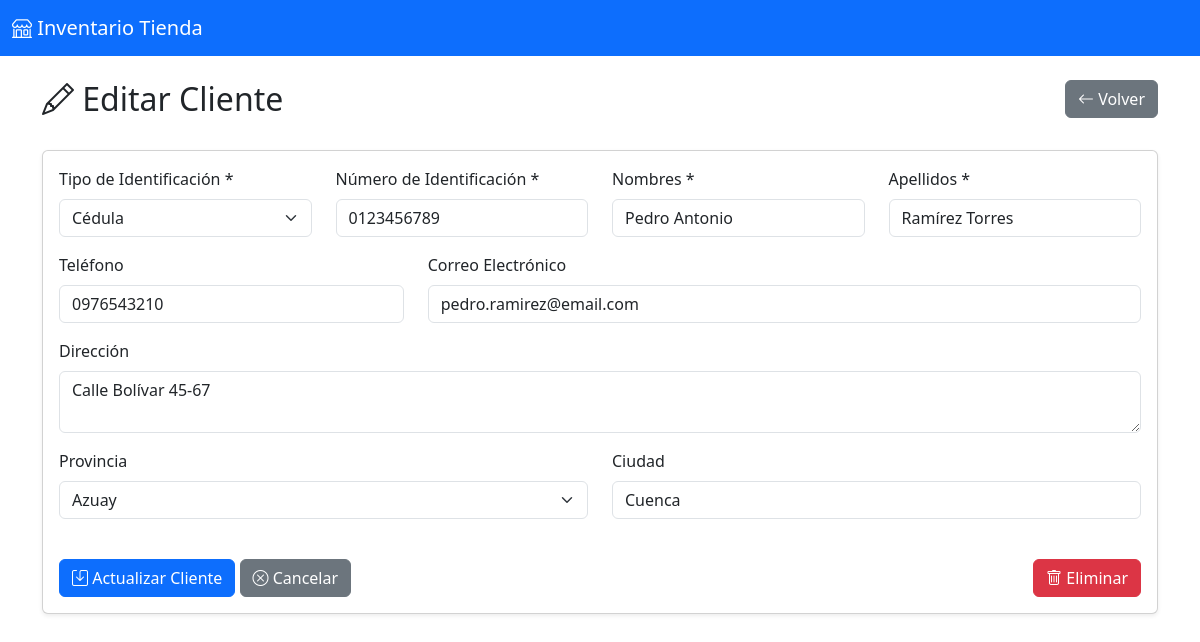
The page /views/clientes/editar.php?id=3 (signed in) on the database its author committed.
### tables this page shows
CREATE TABLE clientes (
    id INT AUTO_INCREMENT PRIMARY KEY,
    tipo_identificacion ENUM('cedula', 'ruc', 'pasaporte') NOT NULL DEFAULT 'cedula',
    numero_identificacion VARCHAR(20) NOT NULL UNIQUE,
    nombres VARCHAR(100) NOT NULL,
    apellidos VARCHAR(100) NOT NULL,
    telefono VARCHAR(20),
    email VARCHAR(100),
    direccion TEXT,
    ciudad VARCHAR(100),
    provincia VARCHAR(100),
    fecha_registro TIMESTAMP DEFAULT CURRENT_TIMESTAMP,
    INDEX idx_identificacion (numero_identificacion)
);

### models/Cliente.php (called while the page is built, shortened)
<?php
class Cliente {
    private $conn;
    private $table = "clientes";
    public $id;
    public function __construct($db) {
        $this->conn = $db;
    }
    public function obtenerPorId() {
        $query = "SELECT * FROM " . $this->table . " WHERE id = :id LIMIT 1";
        try {
            $stmt = $this->conn->prepare($query);
            $stmt->bindParam(":id", $this->id);
            $stmt->execute();
            $row = $stmt->fetch();
            if($row) {
                $this->tipo_identificacion = $row['tipo_identificacion'];
                $this->numero_identificacion = $row['numero_identificacion'];
                $this->nombres = $row['nombres'];
                $this->apellidos = $row['apellidos'];
                $this->telefono = $row['telefono'];
                $this->email = $row['email'];
                $this->direccion = $row['direccion'];
                $this->ciudad = $row['ciudad'];
                $this->provincia = $row['provincia'];
                return true;
            }
            return false;
        } catch(PDOException $e) {
            echo "Error: " . $e->getMessage();
            return false;
        }
    }
}
?>

### views/clientes/editar.php (the view, shortened to what this page needs)
<?php
require_once '../../models/Cliente.php';
$database = new Conexion();
$db = $database->getConnection();
$cliente = new Cliente($db);
$mostrarFormulario = false;
if(isset($_GET['id'])) {
    $cliente->id = $_GET['id'];
    if($cliente->obtenerPorId()) {
        $mostrarFormulario = true;
    } else {
        $clienteNoEncontrado = true;
    }
}
$provincias = [
    'Azuay', 'Bolívar', 'Cañar', 'Carchi', 'Chimborazo', 'Cotopaxi',
    'El Oro', 'Esmeraldas', 'Galápagos', 'Guayas', 'Imbabura', 'Loja',
    'Los Ríos', 'Manabí', 'Morona Santiago', 'Napo', 'Orellana', 'Pastaza',
    'Pichincha', 'Santa Elena', 'Santo Domingo de los Tsáchilas',
    'Sucumbíos', 'Tungurahua', 'Zamora Chinchipe'
];
?>
<!DOCTYPE html>
<html lang="es">
<head>
    <link href="https://cdn.jsdelivr.net/npm/bootstrap@5.3.0/dist/css/bootstrap.min.css" rel="stylesheet">
    <link rel="stylesheet" href="https://cdn.jsdelivr.net/npm/bootstrap-icons@1.11.0/font/bootstrap-icons.css">
</head>
<body>
    <nav class="navbar navbar-expand-lg navbar-dark bg-primary">
        <div class="container-fluid">
            <a class="navbar-brand" href="../../index.php">
                <i class="bi bi-shop"></i> Inventario Tienda
            </a>
        </div>
    </nav>
    <div class="container mt-4">
        <div class="row mb-4">
            <div class="col">
                <h2><i class="bi bi-pencil"></i> Editar Cliente</h2>
            </div>
            <div class="col text-end">
                <a href="../../index.php" class="btn btn-secondary">
                    <i class="bi bi-arrow-left"></i> Volver
                </a>
            </div>
        </div>
        <?php if(!$mostrarFormulario): ?>
        <div class="card shadow-sm mb-4">
            <div class="card-body">
                <h5>Seleccione el Cliente a Editar</h5>
                <form method="GET" action="">
                    <div class="row align-items-end">
                        <div class="col-md-8">
                            <label for="id" class="form-label">ID del Cliente</label>
                            <input type="number" class="form-control" id="id" name="id"
                                   placeholder="Ingrese el ID del cliente" min="1" required>
                            <small class="text-muted">O seleccione de la lista:</small>
                        </div>
                        <div class="col-md-4">
                            <button type="submit" class="btn btn-primary w-100">
                                <i class="bi bi-search"></i> Buscar
                            </button>
                        </div>
                    </div>
                </form>
                <hr class="my-4">
                <h6>Lista de Clientes Disponibles:</h6>
                <div class="table-responsive">
                    <table class="table table-sm table-hover">
                        <thead>
                            <tr>
                                <th>ID</th>
                                <th>Identificación</th>
                                <th>Nombres</th>
                                <th>Apellidos</th>
                                <th>Teléfono</th>
                                <th>Email</th>
                                <th>Acción</th>
                            </tr>
                        </thead>
                        <tbody>
                            <?php
                            $todosClientes = $cliente->obtenerTodos();
                            if($todosClientes && $todosClientes->rowCount() > 0):
                                while($cli = $todosClientes->fetch()):
                            ?>
                                <tr>
                                    <td><?php echo $cli['id']; ?></td>
                                    <td><?php echo htmlspecialchars($cli['numero_identificacion']); ?></td>
                                    <td><?php echo htmlspecialchars($cli['nombres']); ?></td>
                                    <td><?php echo htmlspecialchars($cli['apellidos']); ?></td>
                                    <td><?php echo htmlspecialchars($cli['telefono']); ?></td>
                                    <td><?php echo htmlspecialchars($cli['email']); ?></td>
                                    <td>
                                        <a href="?id=<?php echo $cli['id']; ?>" class="btn btn-sm btn-warning">
                                            <i class="bi bi-pencil"></i> Editar
                                        </a>
                                    </td>
                                </tr>
                            <?php
                                endwhile;
                            else:
                            ?>
                                <tr>
                                    <td colspan="7" class="text-center">No hay clientes registrados</td>
                                </tr>
                            <?php endif; ?>
                        </tbody>
                    </table>
                </div>
            </div>
        </div>
        <?php else: ?>
        <div class="card shadow-sm">
            <div class="card-body">
                <form method="POST" action="">
                    <div class="row">
                        <div class="col-md-3 mb-3">
                            <label for="tipo_identificacion" class="form-label">Tipo de Identificación *</label>
                            <select class="form-select" id="tipo_identificacion" name="tipo_identificacion" required>
                                <option value="cedula" <?php echo ($cliente->tipo_identificacion == 'cedula') ? 'selected' : ''; ?>>Cédula</option>
                            </select>
                        </div>
                        <div class="col-md-3 mb-3">
                            <label for="numero_identificacion" class="form-label">Número de Identificación *</label>
                            <input type="text" class="form-control" id="numero_identificacion" name="numero_identificacion"
                                   value="<?php echo htmlspecialchars($cliente->numero_identificacion); ?>" required>
                        </div>
                        <div class="col-md-3 mb-3">
                            <label for="nombres" class="form-label">Nombres *</label>
                            <input type="text" class="form-control" id="nombres" name="nombres"
                                   value="<?php echo htmlspecialchars($cliente->nombres); ?>" required>
                        </div>
                        <div class="col-md-3 mb-3">
                            <label for="apellidos" class="form-label">Apellidos *</label>
                            <input type="text" class="form-control" id="apellidos" name="apellidos"
                                   value="<?php echo htmlspecialchars($cliente->apellidos); ?>" required>
                        </div>
                    </div>
                    <div class="row">
                        <div class="col-md-4 mb-3">
                            <label for="telefono" class="form-label">Teléfono</label>
                            <input type="text" class="form-control" id="telefono" name="telefono"
                                   value="<?php echo htmlspecialchars($cliente->telefono); ?>">
                        </div>
                        <div class="col-md-8 mb-3">
                            <label for="email" class="form-label">Correo Electrónico</label>
                            <input type="email" class="form-control" id="email" name="email"
                                   value="<?php echo htmlspecialchars($cliente->email); ?>">
                        </div>
                    </div>
                    <div class="row">
                        <div class="col-md-12 mb-3">
                            <label for="direccion" class="form-label">Dirección</label>
                            <textarea class="form-control" id="direccion" name="direccion" rows="2"><?php echo htmlspecialchars($cliente->direccion); ?></textarea>
                        </div>
                    </div>
                    <div class="row">
                        <div class="col-md-6 mb-3">
                            <label for="provincia" class="form-label">Provincia</label>
                            <select class="form-select" id="provincia" name="provincia">
                                <?php foreach($provincias as $prov): ?>
                                    <option value="<?php echo $prov; ?>" <?php echo ($cliente->provincia == $prov) ? 'selected' : ''; ?>>
                                        <?php echo $prov; ?>
                                    </option>
                                <?php endforeach; ?>
                            </select>
                        </div>
                        <div class="col-md-6 mb-3">
                            <label for="ciudad" class="form-label">Ciudad</label>
                            <input type="text" class="form-control" id="ciudad" name="ciudad"
                                   value="<?php echo htmlspecialchars($cliente->ciudad); ?>">
                        </div>
                    </div>
                    <div class="mt-4">
                        <button type="submit" class="btn btn-primary">
                            <i class="bi bi-save"></i> Actualizar Cliente
                        </button>
                        <a href="../../index.php" class="btn btn-secondary">
                            <i class="bi bi-x-circle"></i> Cancelar
                        </a>
                        <a href="?eliminar=1&id=<?php echo $cliente->id; ?>"
                           class="btn btn-danger float-end"
                           onclick="return confirm('¿Está seguro de eliminar este cliente?')">
                            <i class="bi bi-trash"></i> Eliminar
                        </a>
                    </div>
                </form>
            </div>
        </div>
        <?php endif; ?>
    </div>
</body>
</html>

### rows shown on the page
clientes: tipo_identificacion "Cédula", numero_identificacion "0123456789", nombres "Pedro Antonio", apellidos "Ramírez Torres", telefono "0976543210", email "pedro.ramirez@email.com", direccion "Calle Bolívar 45-67", provincia "Azuay", ciudad "Cuenca"
